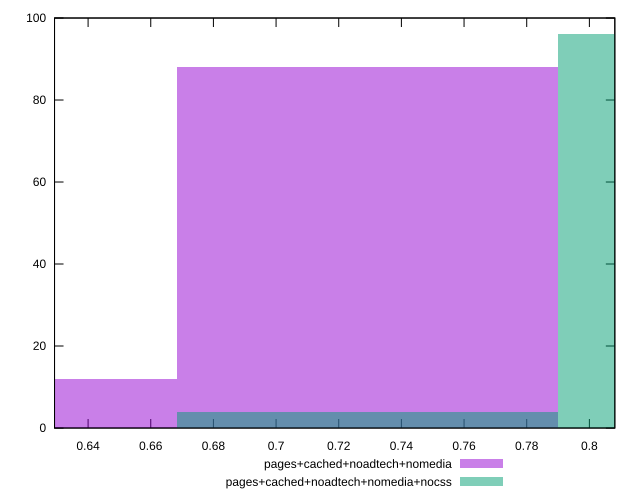

Write the gnuplot code that produced this figure.
reset

$pagesCachedNoadtechNomedia <<EOF
0.7292816340453657 88
0.6077346950378048 12
EOF

$pagesCachedNoadtechNomediaNocss <<EOF
0.7292816340453657 4
0.8508285730529267 96
EOF

set key outside below
set boxwidth 0.12154693900756096
set xrange [0.6292890093672762:0.8081213946899483]
set yrange [0:100]
set trange [0:100]
set style fill transparent solid 0.5 noborder
set terminal svg size 640, 500 enhanced background rgb 'white'
set output "report_0_00242021-02-20T12:25:28.543Z/meta/pScore/comparison/histogram/3_vs_4.svg"

plot $pagesCachedNoadtechNomedia title "pages+cached+noadtech+nomedia" with boxes, \
     $pagesCachedNoadtechNomediaNocss title "pages+cached+noadtech+nomedia+nocss" with boxes

reset
